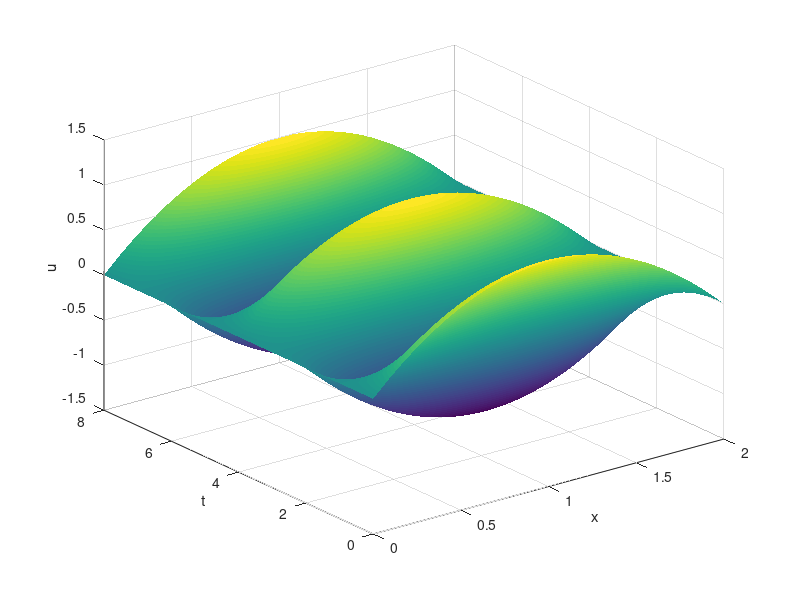

The MATLAB script that drew this image:
%{
Solve

    utt(x, t) − uxx(x, t) = 0 , x ∈ (0, 2) , t ∈ (0, 8) ,
    u(0, t) = u(2, t) = 0 , t ∈ (0, 8),
    u(x, 0) = x(2 − x) , ut(x, 0) = 0 , x ∈ (0, 2)

by means of the explicit scheme with the numbers of subintervals 
n = 500, l = 2000 in the x- and t-directions, respectively.
%}
clear
L = 2;
T = 8;
phi = @(x) x*(2-x);
n = 500;
l = 2000;
h   = L/n;
tau = T/l;
x = 0:h:L;
t = 0:tau:T;
%%
c = tau^2/h^2;
for i=1:n+1
u(i,1)=phi(x(i));
u(i,2)=u(i,1)-tau^2;
end
for k=2:l
u(1,k+1)=0;
for i=2:n
u(i,k+1)=2*(1-c)*u(i,k)+c*(u(i-1,k)+u(i+1,k))-u(i,k-1);
end
u(n+1,k+1)=0;
end
surf(x,t,u')
xlabel('x')
ylabel('t')
zlabel('u')
shading interp
